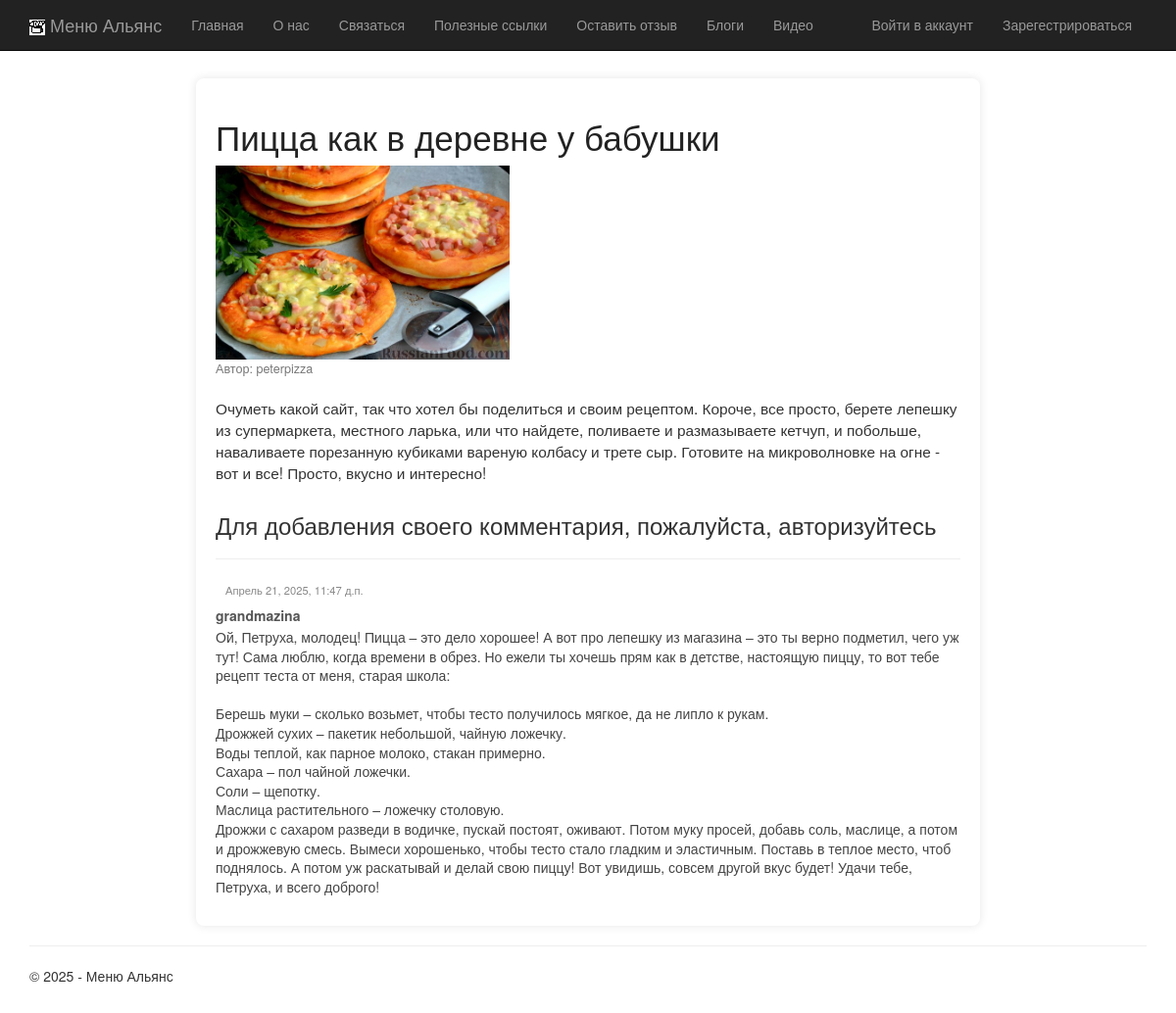
/blogpost/7/, run on the app's committed database.
### app/models.py (models this page shows, shortened)
class Blog(models.Model):
    title = models.CharField(max_length=100, verbose_name="Заголовок")
    description = models.TextField(verbose_name="Краткое содержание")
    content = models.TextField(verbose_name="Полное содержание")
    posted = models.DateTimeField(default=timezone.now, db_index=True, verbose_name="Опубликована")
    pub_date = models.DateTimeField(default=timezone.now, verbose_name="Дата публикации")
    image = models.FileField(default = 'temp.jpg', verbose_name = "Путь")
    author = models.ForeignKey(User, on_delete=models.CASCADE, verbose_name="Автор", blank=True, null=True)
    class Meta:
        db_table = "Posts"
        ordering = ["-posted"]
        verbose_name = "статья блога"
        verbose_name_plural = "статьи блога"

class Comment(models.Model):
    post = models.ForeignKey(Blog, on_delete=models.CASCADE, verbose_name="Статья")
    text = models.TextField(verbose_name = "Текст комментария")
    date = models.DateTimeField(default = timezone.now, verbose_name = "Дата комментария")
    author = models.ForeignKey(User, on_delete=models.CASCADE, verbose_name="Автор", blank=True, null=True)
    class Meta:
        db_table = "Comments"
        verbose_name = "комментарий"
        verbose_name_plural = "комментарии"

### app/views.py (the view)
# urls.py: path('blogpost/<int:parametr>/', views.blogpost, name='blogpost'),
def blogpost(request, parametr):
    assert isinstance(request, HttpRequest)
    post1 = get_object_or_404(Blog, id=parametr)
    comments = Comment.objects.filter(post=post1).order_by('-date')
    if request.method == "POST":
        form = CommentForm(request.POST)
        if form.is_valid():
            comment = form.save(commit=False)
            comment.post = post1
            comment.author = request.user
            comment.date = datetime.now()
            comment.save()
            return redirect('blogpost', parametr=post1.id)
    else:
        form = CommentForm()
    context = {
        'post1': post1,
        'year': datetime.now().year,
        'comments': comments,
        'form': form,
    }
    return render(request, 'app/blogpost.html', context)

### app/templates/app/blogpost.html (shortened to what this page needs)
{% extends "app/layout.html" %}
{% block content %}
<div class="blogpost-container">
<h2 class="blogpost-title"> {{post1.title}} </h2>
<img src="{{post1.image.url}}" alt="{{ blog.title }}" style="max-width: 300px;">
<p class="blogpost-date"> Автор: {{ post1.author.username }} </p>
<p class="blogpost-content"> {{post1.content|linebreaksbr}} </p>
{% if user.is_authenticated %}
<h4>Добавить комментарий</h4>
<form method="POST" class="comment-field">
    {% csrf_token %}
    <div>
        {{form.as_p}}
        <button type="submit" class="commentbtn"> Отправить комментарий </button>
    </div>
</form>
{% else %}
<h3> Для добавления своего комментария, пожалуйста, авторизуйтесь </h3>
{% endif %}
{% for comment in comments %}
<hr />
<div class="comment-list">
<h7 class="comment-date"> {{comment.date}} </h7>
<h5 class="comment-author"> {{comment.author}} </h5>
<p class="comment-content"> {{comment.text|linebreaksbr}} </p>
    </div>
{% endfor %}
    </div>
{% endblock %}

### app/static/app/content/site.css (style rules this page uses)
body { padding-top: 80px; padding-bottom: 20px; }
.blogpost-container { max-width: 800px; margin: 0 auto; background-color: #fff; padding: 20px; border-radius: 8px; box-shadow: 0 0 10px rgba(0, 0, 0, 0.1); }
.blogpost-title { font-size: 2.5em; margin-bottom: 10px; color: #222; }
.blogpost-date { font-size: 0.9em; color: #777; margin-bottom: 20px; }
.blogpost-content { font-size: 1.1em; margin-bottom: 30px; }
.comment-list { margin-top: 20px; list-style: none; padding: 0; }
.comment-author { font-weight: bold; margin-bottom: 5px; color: #555; }
.comment-date { font-size: 0.8em; color: #888; margin-left: 10px; }
.comment-content { font-size: 1em; line-height: 1.4; color: #444; }

### data on the page
Blog: title "Пицца как в деревне у бабушки", image (picture), author.username "peterpizza", content "Очуметь какой сайт, так что хотел бы поделиться и своим рецептом. Короче, все просто, берете лепешку из супермаркета, местного ларька, или что найдете, поливаете и размазываете кетчуп, и побольше, наваливаете порезанную кубиками вареную колбасу и трете сыр. Готовите на микроволновке на огне - вот и все! Просто, вкусно и интересно!"
Comment: date "Апрель 21, 2025, 11:47 д.п.", author "grandmazina", text "Ой, Петруха, молодец! Пицца – это дело хорошее! А вот про лепешку из магазина – это ты верно подметил, чего уж тут! Сама люблю, когда времени в обрез. Но ежели ты хочешь прям как в детстве, настоящую пиццу, то вот тебе рецепт теста от меня, старая школа: Берешь муки – сколько возьмет, чтобы тесто получилось мягкое, да не липло к рукам. Дрожжей сухих – пакетик небольшой, чайную ложечку. Воды теплой, как парное молоко, стакан примерно. Сахара – пол чайной ложечки. Соли – щепотку. Маслица растительного – ложечку столовую. Дрожжи с сахаром разведи в водичке, пускай постоят, оживают. Потом муку просей, добавь соль, маслице, а потом и дрожжевую смесь. Вымеси хорошенько, чтобы тесто стало гладким…"
